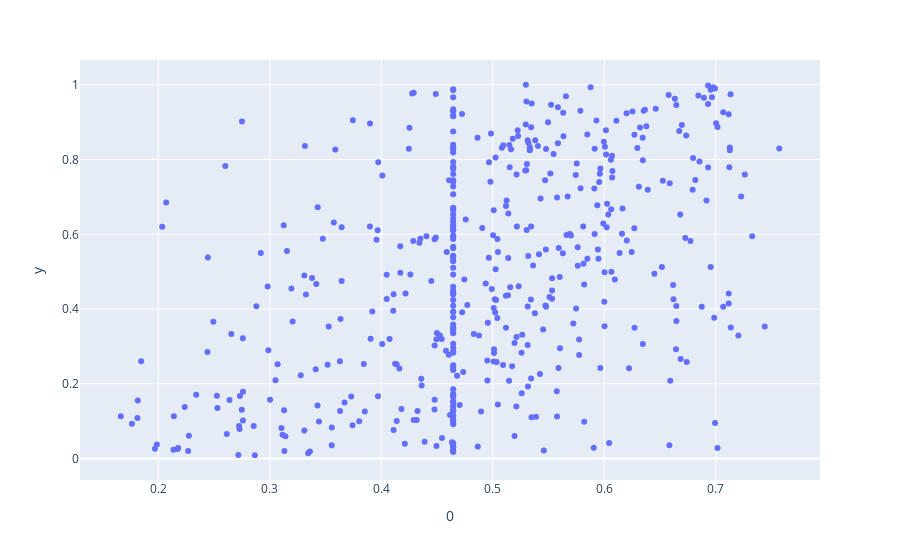

Write notebook code for a chart like this one.
### Code cell
px.scatter(dftest[:500], x=0, y='y')

### Figure 1 — Plotly figure (JSON) as saved in the notebook; plotly's stock layout.template omitted (floating-point values rounded to 4 significant figures; data arrays with more than 128 entries replaced by an {"elided": "..."} marker saying what was removed)
{"data": [{"hovertemplate": "0=%{x}<br>y=%{y}<extra></extra>", "legendgroup": "", "marker": {"color": "#636efa", "symbol": "circle"}, "mode": "markers", "name": "", "orientation": "v", "showlegend": false, "type": "scatter", "x": {"elided": "500 float values"}, "xaxis": "x", "y": {"elided": "500 float values"}, "yaxis": "y"}], "layout": {"legend": {"tracegroupgap": 0}, "margin": {"t": 60}, "xaxis": {"anchor": "y", "domain": [0, 1], "title": {"text": "0"}}, "yaxis": {"anchor": "x", "domain": [0, 1], "title": {"text": "y"}}}}
